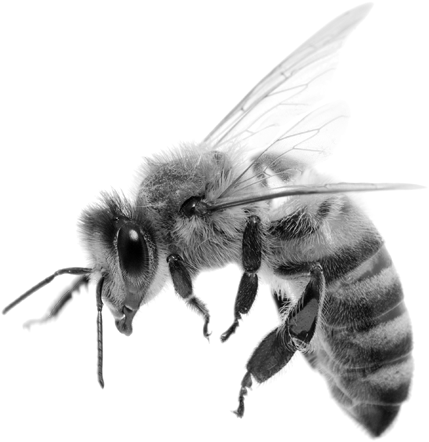
#> input picture src/bee.png, 429 x 442 px
$ python example.py
#> lines starting #> are read from the running program, lines starting #| are printed output that depends on the picture
### src/Encode.py
import numpy as np
import math
from Bits import *
from TestEncoding import *
from Golomb import Golomb


# init value

def Populate(arr, value : int):
            n = len(arr)
            for i in range(n):
                arr[i] = value


class JPEGLSEncode:
    def __init__(self):
        self.posX = 0
        self.posY = 0
        self.width = 0
        self.height = 0
        self.MAXVAL = 255
        self.PrevRunIndex = 0
        self.NEAR =  0
        self.C_MAX = 127
        self.C_MIN = -128
        self.MAXVAL = 255
        self.bpp = 0
        self.LIMIT = 0
        self.SIGN = 1
        self.RANGE =0
        self.qbpp=0
        self.N = [0]*367
        self.Nn = [0]*367
        self.A = [0]*367
        self.B = [0]*365
        self.C = [0]*365
        self.RESET = 64
        self.RunIndex = 0
        self.SIGNinterupt = False
        self.J = [
                    0, 0, 0, 0,
                    1, 1, 1, 1,
                    2, 2, 2, 2,
                    3, 3, 3, 3,
                    4, 4, 5, 5,
                    6, 6, 7, 7,
                    8, 9, 10, 11,
                    12, 13, 14, 15
                ]
        self.T = [3, 7, 21]
        self.D = [0, 0, 0]
        self.Q = [0, 0, 0]
        self.RUNindex = 0
        self.bitLine = 0
        self.data_buffer=  []
        self.x =  0
        self.a =0
        self.b =0
        self.c = 0
        self.d = 0
    byteManager = Bits()

    def Encode(self, data):
        self.image = data
        self.width = data.shape[1]
        self.height = data.shape[0]
        # self.width = 4
        # self.height = 4
        self.bpp = np.int32(max(2, math.ceil(math.log(self.MAXVAL + 1, 2))))
        self.LIMIT = 2 * (self.bpp + max(8, self.bpp))
        self.RANGE = abs(self.MAXVAL + 2*self.NEAR) / (2*self.NEAR + 1) + 1
        self.qbpp = int(math.log(self.RANGE,2))
        Populate(self.N, 1)
        Populate(self.Nn, 0)
        Populate(self.B, 0)
        Populate(self.C, 0)
        Populate(self.A,int( max(2, (self.RANGE + 32) / 64)))
        while  (self.posX<self.width) and (self.posY<self.height):
            self.GetNextSample()
            if (abs(self.D[0]) <= self.NEAR and
                abs(self.D[1]) <= self.NEAR and
                abs(self.D[2]) <= self.NEAR):
                self.RunModeProcessing()
                pass
            else:
                self.RegularModeProcessing()

            self.data_buffer.append(self.PrintBits())
            self.byteManager.bits.clear()
        return self.data_buffer


    def GetNextSample(self):
        self.SetVariablesABCD()
        self.D[0] = self.d - self.b
        self.D[1] = self.b - self.c
        self.D[2] = self.c - self.a

        self.posX += 1
        if (self.posX == self.width):
            self.posX = 0
            self.posY += 1

        return False

    #set Ra, Rb, Rc, Rd, Rx
    def SetVariablesABCD(self):
        #set a
        if (self.posX == 0 and self.posY == 0):
            self.a = 0
        elif (self.posY > 0 and self.posX == 0):
            self.a = int (str(self.image[self.posY-1][0]))
        elif (self.posY == 0 and self.posX > 0):
            self.a = int (str(self.image[0][self.posX - 1]))
        else:
            self.a = int (str(self.image[self.posY][self.posX - 1]))

        #set b
        if (self.posY == 0):
            self.b = 0
        else:
            self.b = int (str(self.image[self.posY - 1][self.posX]))

        #set c
        if (self.posY == 0 or (self.posY == 1 and self.posX == 0)):
            self.c = 0
        elif (self.posY > 1 and self.posX == 0):
            self.c =int (str(self.image[self.posY-2][0]) )
        else:
            self.c = int (str(self.image[(self.posY - 1)][ self.posX - 1]))

        #set d
        if (self.posY == 0):
            self.d = 0
        elif (self.posY > 0 and self.posX == self.width - 1):
            self.d = int(str(self.image[(self.posY - 1)][ self.posX]))
        else:
            self.d = int(str(self.image[(self.posY - 1)][ self.posX + 1]))

        #set x
        self.x = int(str(self.image[self.posY][self.posX]))

    def PrintBits(self):
        result = []
        for i in self.byteManager.bits:
            result.append(i)
        return result
        # [7 lines of commented-out code are left out]
    def RunModeProcessing(self):
        self.RunLengthDetermination()
        self.EncodeRunLengthSegment()
        self.EncodeInteruptedValue()

    def RunLengthDetermination(self):
        self.RUNval = self.a
        self.RUNcnt = 0  #represent the run length
        while (abs(self.x - self.RUNval) <= self.NEAR):
            self.RUNcnt += 1
            self.Rx = self.RUNval
            if (self.posX == 0):
                break

            else:
                self.GetNextSample()

    def EncodeRunLengthSegment(self):
        while (self.RUNcnt >= (1 << self.J[self.RunIndex])):
            self.byteManager.add(1)
            self.RUNcnt = self.RUNcnt - (1 << self.J[self.RunIndex])
            if (self.RunIndex < 31):
                self.RunIndex += 1

        self.PrevRunIndex = self.RunIndex
        self.SIGNinterupt = False
        if (abs(self.x - self.RUNval) > self.NEAR):
            self.SIGNinterupt = True
            self.byteManager.add(0)
            for i in range(self.J[self.RUNindex], 0,-1):
                if ((self.RUNcnt & self.J[self.RUNindex]) == 1):
                    self.byteManager.add(1)
                else:
                    self.byteManager.add(0)

                self.RUNcnt <<= 1

            if (self.RUNindex > 0):
                self.RUNindex = self.RUNindex - 1

        elif (self.RUNcnt > 0):
            self.byteManager.add(1)

    def EncodeInteruptedValue(self):
        self.IndexComuptation()
        self.Errval = self.PredictionErrorRunInteruption()
        self.Errval = self.ErrorCumpotationForRunInterruption(self.Errval)

        #
        TEMP = 0
        if (self.RItype == 0):
            TEMP = self.A[365]
        else:
            TEMP = self.A[366] + (self.N[366] >> 1)

        self.contextOfX = self.RItype + 365
        k = 0
        while ((self.N[self.contextOfX] << k) < TEMP):
            k+=1

        #
        mmap = 0
        if ((k == 0) and (self.Errval > 0) and (2 * self.Nn[self.contextOfX] < self.N[self.contextOfX])):
            mmap = 1
        elif ((self.Errval < 0) and (2 * self.Nn[self.contextOfX] >= self.N[self.contextOfX])):
            mmap = 1
        elif ((self.Errval < 0) and (k != 0)):
            mmap = 1
        else:
            mmap = 0

        #
        EMErrval = int (2 * abs(self.Errval) - self.RItype - mmap)

        if (not self.SIGNinterupt):
            return
        #print(self.byteManager, k, EMErrval, self.LIMIT - self.J[self.PrevRunIndex] - 1, self.qbpp)
        GB = Golomb()
        self.byteManager = GB.Encode(self.byteManager, k, EMErrval, self.LIMIT - self.J[self.PrevRunIndex] - 1, self.qbpp)

        #
        if (self.Errval < 0):
            self.Nn[self.contextOfX] += 1

        self.A[self.contextOfX] += ((EMErrval + 1 - self.RItype) >> 1)

        if (self.N[self.contextOfX] == self.RESET):
            self.A[self.contextOfX] = self.A[self.contextOfX] >> 1
            self.N[self.contextOfX] = self.N[self.contextOfX] >> 1
            self.Nn[self.contextOfX] = self.Nn[self.contextOfX] >> 1

        self.N[self.contextOfX] = self.N[self.contextOfX] + 1


    def IndexComuptation(self):
        if (abs(self.a - self.b) <= self.NEAR):
            self.RItype = 1
        else:
            self.RItype = 0

    def PredictionErrorRunInteruption(self):
        if (self.RItype == 1):
            self.Px = self.a
        else:
            self.Px = self.b
        return self.x - self.Px

    def ErrorCumpotationForRunInterruption(self,Errval):
        if (self.RItype == 0 and self.a > self.b):
            Errval = -Errval
            self.SIGN = -1
        else:
            self.SIGN = 1


        self.Rx = self.x

        self.ReductionOfError(Errval)

        return Errval

    def RegularModeProcessing(self):
        self.Quantize()
        self.PredictionPx()
        self.PredictionCorrect()
        errval = self.CalculateErrorValue()
        errval = self.ComputeRx(errval)
        errval = self.ReductionOfError(errval)

        k = 0
        while ((self.N[self.contextOfX] << k) < self.A[self.contextOfX]):
            k+=1

        MError = int (self.ErrorMapping(errval, k))
        GB = Golomb()
        self.byteManager = GB.Encode(self.byteManager, k, MError, self.LIMIT, self.qbpp)
        self.UpdateVariables(errval)
        self.UpdateBiasVariable()

    def Quantize(self):
        self.GetQuantizationGradients()

        self.SIGN = 1

        if (self.Q[0] < 0 or
            (self.Q[0] == 0 and self.Q[1] < 0) or
            (self.Q[0] == 0 and self.Q[1] == 0 and self.Q[2] < 0)):

            self.Q[0] = -self.Q[0]
            self.Q[1] = -self.Q[1]
            self.Q[2] = -self.Q[2]
            self.SIGN = -1

        self.contextOfX = 81 * self.Q[0] + 9 * self.Q[1] + self.Q[2]


    def GetQuantizationGradients(self):
        for i in range(0,3):
            if (self.D[i] <= -self.T[2]):
                self.Q[i] = -4
            elif (self.D[i] <= -self.T[1]):
                self.Q[i] = -3
            elif (self.D[i] <= -self.T[0]):
                self.Q[i] = -2
            elif (self.D[i] < -self.NEAR):
                self.Q[i] = -1
            elif (self.D[i] <= self.NEAR):
                self.Q[i] = 0
            elif (self.D[i] < self.T[0]):
                self.Q[i] = 1
            elif (self.D[i] < self.T[1]):
                self.Q[i] = 2
            elif (self.D[i] < self.T[2]):
                self.Q[i] = 3
            else:
                self.Q[i] = 4

    #edge-detecting predictor
    def PredictionPx(self):
        if (self.c >= max(self.a, self.b)):
            self.Px = min(self.a, self.b)
        else:
            if (self.c <= min(self.a, self.b)):
                self.Px = max(self.a, self.b)
            else:
                self.Px = self.a + self.b - self.c

    #prediction correction from the bias
    def PredictionCorrect(self):
        if (self.SIGN == 1):
            self.Px = self.Px + self.C[self.contextOfX]
        else:
            self.Px = self.Px - self.C[self.contextOfX]

        if (self.Px > self.MAXVAL):
            self.Px = self.MAXVAL
        elif (self.Px < 0):
            self.Px = 0

    def CalculateErrorValue(self):
        errval = self.x - self.Px
        if (self.SIGN == -1):
            errval = -errval
        return errval

    #computation of prediction error
    def ComputeRx(self, errval):
        if(self.NEAR == 0):
            self.Rx = self.x
        else:
            if (errval > 0):
                errval = (errval + self.NEAR) / (2 * self.NEAR + 1)
            else:
                errval = -(self.NEAR - errval) / (2 * self.NEAR + 1)

            self.Rx = self.Px + self.SIGN * errval * (2 * self.NEAR + 1)

            if (self.Rx < 0):
                self.Rx = 0
            elif (self.Rx > self.MAXVAL):
                self.Rx = self.MAXVAL
        return errval

    def ReductionOfError(self, errval):
        if (errval < 0):
            errval = errval + self.RANGE
        if (errval >= (self.RANGE + 1) / 2):
            errval = errval - self.RANGE
        return errval

    def ErrorMapping(self,errval, gK):
        if (self.NEAR == 0 and gK == 0 and (2 * self.B[self.contextOfX] <= -self.N[self.contextOfX])):
            if (errval >= 0):
                MErrval = 2 * errval + 1
            else:
                MErrval = -2 * (errval + 1)
        else:
            if (errval >= 0):
                MErrval = 2 * errval
            else:
                MErrval = -2 * errval - 1

        return MErrval

    def UpdateVariables(self, errval):
        # [5 lines of commented-out code are left out]
        self.B[self.contextOfX] = int(self.B[self.contextOfX] + errval * (2 * self.NEAR + 1))
        self.A[self.contextOfX] = int (self.A[self.contextOfX] + abs(errval))
        if (self.N[self.contextOfX] == self.RESET):
            self.A[self.contextOfX] = self.A[self.contextOfX] >> 1
            if (self.B[self.contextOfX] >= 0):
                self.B[self.contextOfX] = self.B[self.contextOfX] >> 1
            else:
                self.B[self.contextOfX] = -((1 - self.B[self.contextOfX]) >> 1)

            self.N[self.contextOfX] = self.N[self.contextOfX] >> 1

        self.N[self.contextOfX] = self.N[self.contextOfX] + 1

    def UpdateBiasVariable(self):
        if (self.B[self.contextOfX] <= -self.N[self.contextOfX]):
            self.B[self.contextOfX] = int (self.B[self.contextOfX] + self.N[self.contextOfX])
            if (self.C[self.contextOfX] > self.C_MIN):
                self.C[self.contextOfX] = int (self.C[self.contextOfX] - 1)
            if (self.B[self.contextOfX] <= -self.N[self.contextOfX]):
                self.B[self.contextOfX] = -int (self.N[self.contextOfX] + 1)

        elif (self.B[self.contextOfX] > 0):
            self.B[self.contextOfX] = self.B[self.contextOfX] - self.N[self.contextOfX]
            if (self.C[self.contextOfX] < self.C_MAX):
                self.C[self.contextOfX] += 1
            if (self.B[self.contextOfX] > 0):
                self.B[self.contextOfX] = 0

#return max value
def mmax(i, j):
    return j if j > i else i

def mmin(i, j):
    return j if j < i else i

### src/Bits.py
class Bits:
    byte = list()
    bits = list()
    def add(self, value):
        self.bits.append(value)

# byteManage = Bits()
# byteManage.add(True)
# print(byteManage.bits)


### src/Golomb.py
import math
import numpy as np
from Bits import *
import math
class Golomb:
    def Encode(self, byteManager, k, Merrval, limit,  qbpp):
        M = np.int32(2**k)
        x = np.int32(math.floor(Merrval / M))
        r = int (Merrval % M)
        if (x < limit - qbpp - 1):
            for i in range (x):
                byteManager.add(0)
            byteManager.add(1)
            comp = np.int32(2**(k-1))
            for i in range(k,0,-1):
                if ((comp & r) == comp):
                    byteManager.add(1)
                else:
                    byteManager.add(0)

                r <<= 1

        else:
            for i in range(limit - qbpp - 1):
                byteManager.add(0)

            byteManager.add(1)
            Merrval -= 1
            for i in range(qbpp, 0, -1):
                if ((128 & Merrval) == 128):
                    byteManager.add(1)
                else:
                    byteManager.add(0)
                Merrval <<= 1
        return byteManager

    # [6 lines left out: function Decode, not called in this run]

# [4 lines of commented-out code are left out]

### src/example.py
import os
from PIL import Image
import numpy as np
from Encode import JPEGLSEncode
import cv2
from TestEncoding import *


def read(fp):
    """Read image data from file-like object using PIL.  Return Numpy array.
    """
    with open(fp, 'rb') as fpp:
        img = PIL.Image.open(fpp).convert('LA')
        data = np.asarray(img)

    return data


def write(fp, data, fmt=None, **kwargs):
    """Write image data from Numpy array to file-like object.

    File format is automatically determined from fp if it's a filename, otherwise you
    must specify format via fmt keyword, e.g. fmt = 'png'.

    Parameter options: http://pillow.readthedocs.io/en/4.2.x/handbook/image-file-formats.html
    """
    img = PIL.Image.fromarray(data)
    img.save(fp, format=fmt, **kwargs)


# Read in an image from an existing PNG file.
img = Image.open('bee.png').convert('LA')
#> img is the input picture: PIL image 429x442 LA; mean R, G, B, A 32.9, 32.9, 32.9, 68
img.save('bee.png')
img =  cv2.imread('bee.png')
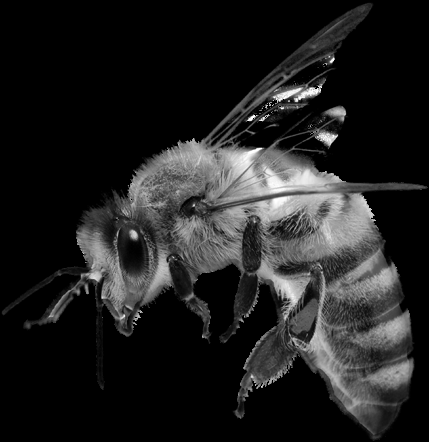
#> img: shape (442, 429, 3); min 0, max 255, mean 32.9
img = cv2.resize(img, (600, 400))
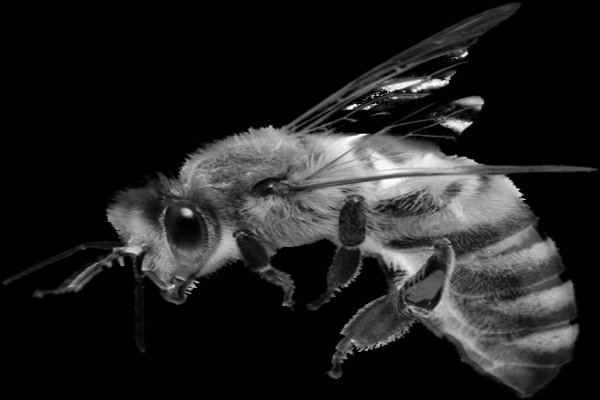
#> img: shape (400, 600, 3); min 0, max 255, mean 32.9
cv2.imshow('Image Test', img)
cv2.waitKey(0)
dataImage = np.asarray(img)
dataImage = cv2.cvtColor(img, cv2.COLOR_BGR2GRAY)
example =  JPEGLSEncode()
data_buffer = example.Encode(dataImage)
#> the loop in Encode, `while  (self.posX<self.width) and (self.posY<self.height):` made 91395 passes
# [33 lines of commented-out code are left out]
print('\nData properties:')
print('Type:  {:s}'.format(str(dataImage.dtype)))
#| Type:  uint8
print('Shape: {:s}'.format(str(dataImage.shape)))
#| Shape: (400, 600)

# # # Compress image data to a sequence of bytes.
# data_buffer = JPEGLSEncode.Encode(data_image)


print('\nSize of uncompressed image data: {:n}'.format(len(dataImage.tobytes())))
#| Size of uncompressed image data: 240000
print('Size of JPEG-LS encoded data:    {:n}'.format(len(data_buffer)))
#| Size of JPEG-LS encoded data:    91395

# # # Decompress.
# # data_image_b = jpeg_ls.decode(data_buffer)

# # # Compare image data, before and after.
# # is_same = (data_image == data_image_b).all()
# # print('\nRestored data is identical to original? {:s}\n'.format(str(is_same)))

# # cv2.imshow('Origin', data_image)
# # cv2.imshow('After encode and decode', data_image_b)
# # cv2.waitKey(0)
